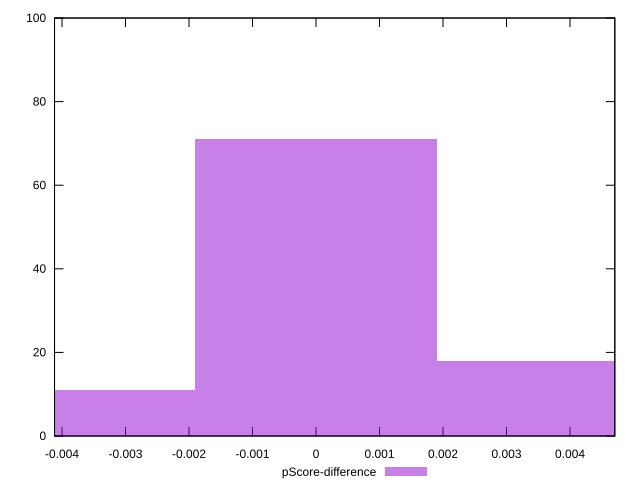

Recreate this plot in gnuplot.
reset

$pScoreDifference <<EOF
0 71
0.003816762967877695 18
-0.003816762967877695 11
EOF

set key outside below
set boxwidth 0.003816762967877695
set xrange [-0.004117647058823559:0.004705882352941171]
set yrange [0:100]
set trange [0:100]
set style fill transparent solid 0.5 noborder
set terminal svg size 640, 490 enhanced background rgb 'white'
set output "reports/report_00030_2021-02-24T20-42-31.540Z/uses-http2/samples/agenda/pScore-difference/histogram.svg"

plot $pScoreDifference title "pScore-difference" with boxes

reset
